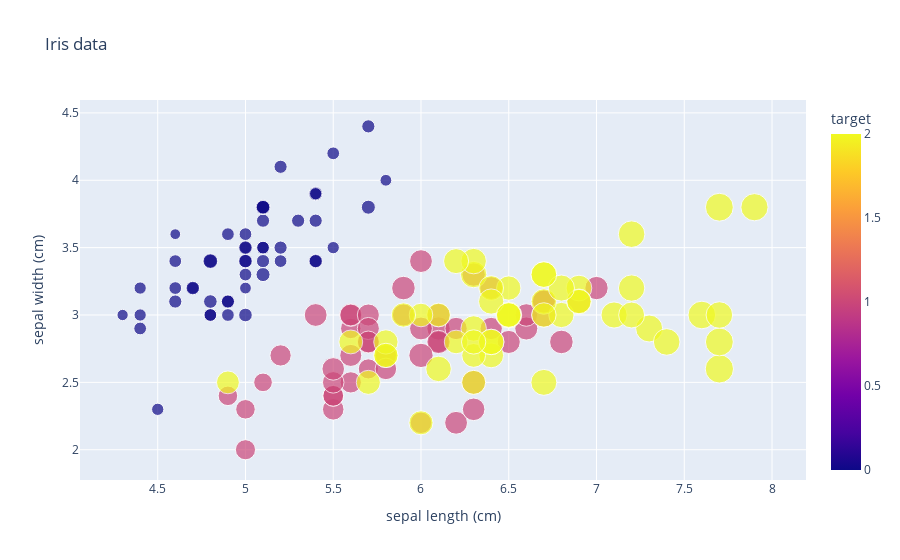

The notebook cell saved with this chart:
### Markdown cell above
## 1. Express 이용

fig는 JSON형태로 데이터가 구성되어 있고 fig.show()를 통해 간편히 시각화 가능하다. express에서 scatter plot을 그려준다. scatter 메소드에 변수들을 설정해서 다양한 표현이 가능하다. 그래프 색과 크기를 feature를 통해 표현할 수 있기 때문에 더 많은 feature를 그래프에 담을 수 있다.

### Code cell
fig = ex.scatter(df,x='sepal length (cm)',y= 'sepal width (cm)',color='target',
                 size='petal length (cm)', # petal length로 크기 변화
                 hover_data=['petal width (cm)'],#참고할 데이터
                 title = 'Iris data')
fig.show()

### Figure 1 — Plotly figure (JSON) as saved in the notebook; plotly's stock layout.template omitted (floating-point values rounded to 4 significant figures; data arrays with more than 128 entries replaced by an {"elided": "..."} marker saying what was removed)
{"data": [{"customdata": {"elided": "150x1 float values"}, "hovertemplate": "sepal length (cm)=%{x}<br>sepal width (cm)=%{y}<br>petal length (cm)=%{marker.size}<br>petal width (cm)=%{customdata[0]}<br>target=%{marker.color}<extra></extra>", "legendgroup": "", "marker": {"color": {"elided": "150 int values"}, "coloraxis": "coloraxis", "size": {"elided": "150 float values"}, "sizemode": "area", "sizeref": 0.01725, "symbol": "circle"}, "mode": "markers", "name": "", "orientation": "v", "showlegend": false, "type": "scatter", "x": {"elided": "150 float values"}, "xaxis": "x", "y": {"elided": "150 float values"}, "yaxis": "y"}], "layout": {"coloraxis": {"colorbar": {"title": {"text": "target"}}, "colorscale": [[0, "#0d0887"], [0.1111, "#46039f"], [0.2222, "#7201a8"], [0.3333, "#9c179e"], [0.4444, "#bd3786"], [0.5556, "#d8576b"], [0.6667, "#ed7953"], [0.7778, "#fb9f3a"], [0.8889, "#fdca26"], [1, "#f0f921"]]}, "legend": {"itemsizing": "constant", "tracegroupgap": 0}, "title": {"text": "Iris data"}, "xaxis": {"anchor": "y", "domain": [0, 1], "title": {"text": "sepal length (cm)"}}, "yaxis": {"anchor": "x", "domain": [0, 1], "title": {"text": "sepal width (cm)"}}}}
